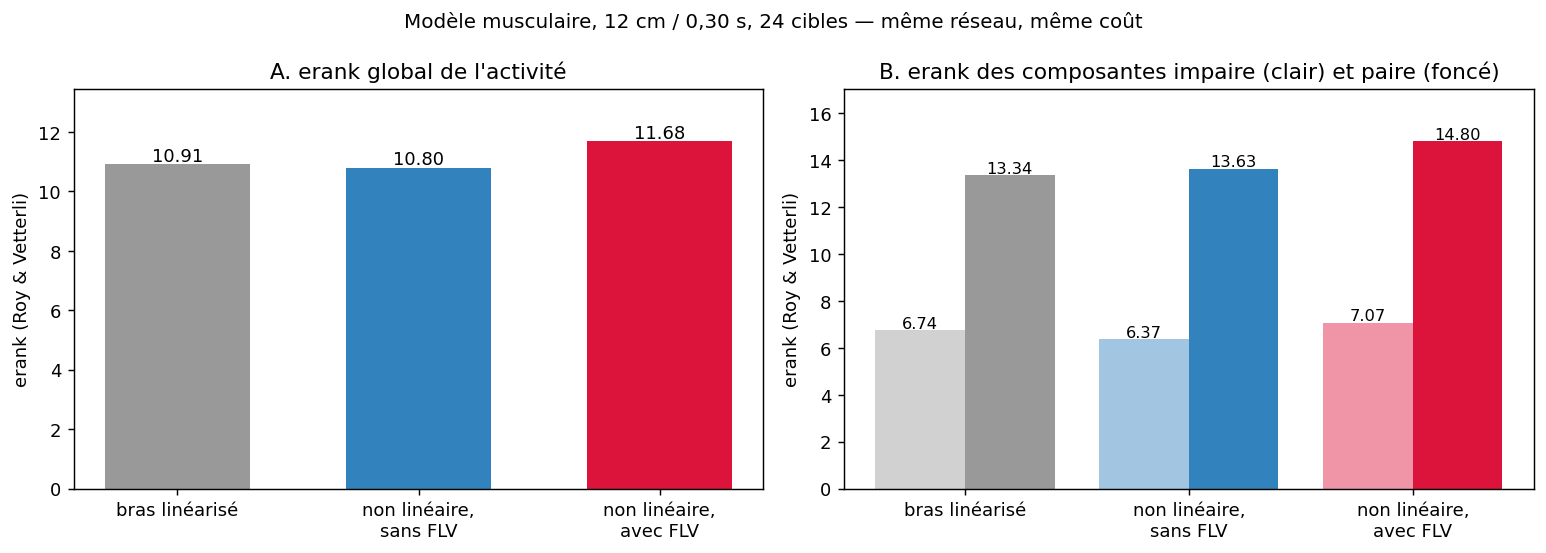

Recreate this plot in Python.
"""erank of the muscle model: linearized arm vs nonlinear arm without / with F-L/V.

Muscle model (iLQG_Muscle, 6 muscles), 12 cm / 0.30 s, 24 targets
(sims/muscle_12cm_030s_*.npz from muscle_centerout.py).

    1. global erank (Roy & Vetterli) of the network activity
    2. the same, split into direction-odd and direction-even components

    python analyses_claude/fig_erank_3models.py
"""
import os
import sys

import numpy as np
import matplotlib
matplotlib.use("Agg")
import matplotlib.pyplot as plt

HERE = os.path.dirname(os.path.abspath(__file__))
sys.path.insert(0, HERE)

from erank import measures, even_odd  # noqa: E402

MODELS = [("lin_none", "bras linéarisé", "0.6"),
          ("nl_none", "non linéaire,\nsans FLV", "#3182bd"),
          ("nl_both", "non linéaire,\navec FLV", "crimson")]


def main():
    glob_, odd, even = [], [], []
    for key, _, _ in MODELS:
        d = np.load(os.path.join(HERE, "sims", f"muscle_12cm_030s_{key}.npz"))
        r = d["states"][:, :, :int(d["N"])]
        ev, od = even_odd(r)
        glob_.append(measures(r)[0])
        even.append(measures(ev)[0])
        odd.append(measures(od)[0])

    labels = [m[1] for m in MODELS]
    colors = [m[2] for m in MODELS]
    fig, ax = plt.subplots(1, 2, figsize=(12, 4.3))

    x = np.arange(len(MODELS))
    ax[0].bar(x, glob_, 0.6, color=colors)
    for xi, v in zip(x, glob_):
        ax[0].text(xi, v + 0.1, f"{v:.2f}", ha="center")
    ax[0].set_xticks(x, labels)
    ax[0].set_ylabel("erank (Roy & Vetterli)")
    ax[0].set_ylim(0, max(glob_) * 1.15)
    ax[0].set_title("A. erank global de l'activité")

    ax[1].bar(x - 0.2, odd, 0.4, color=colors, alpha=0.45, label="impair")
    ax[1].bar(x + 0.2, even, 0.4, color=colors, label="pair")
    for xi, o, e in zip(x, odd, even):
        ax[1].text(xi - 0.2, o + 0.1, f"{o:.2f}", ha="center", fontsize=9)
        ax[1].text(xi + 0.2, e + 0.1, f"{e:.2f}", ha="center", fontsize=9)
    ax[1].set_xticks(x, labels)
    ax[1].set_ylabel("erank (Roy & Vetterli)")
    ax[1].set_ylim(0, max(even) * 1.15)
    ax[1].set_title("B. erank des composantes impaire (clair) et paire (foncé)")

    fig.suptitle("Modèle musculaire, 12 cm / 0,30 s, 24 cibles — même réseau, même coût", fontsize=11)
    fig.tight_layout()
    out = os.path.join(HERE, "fig_erank_3models.png")
    fig.savefig(out, dpi=130, bbox_inches="tight")
    for (k, _, _), g, o, e in zip(MODELS, glob_, odd, even):
        print(f"{k:9s} global {g:.2f}  impair {o:.2f}  pair {e:.2f}")
    print("wrote", out)


if __name__ == "__main__":
    main()
